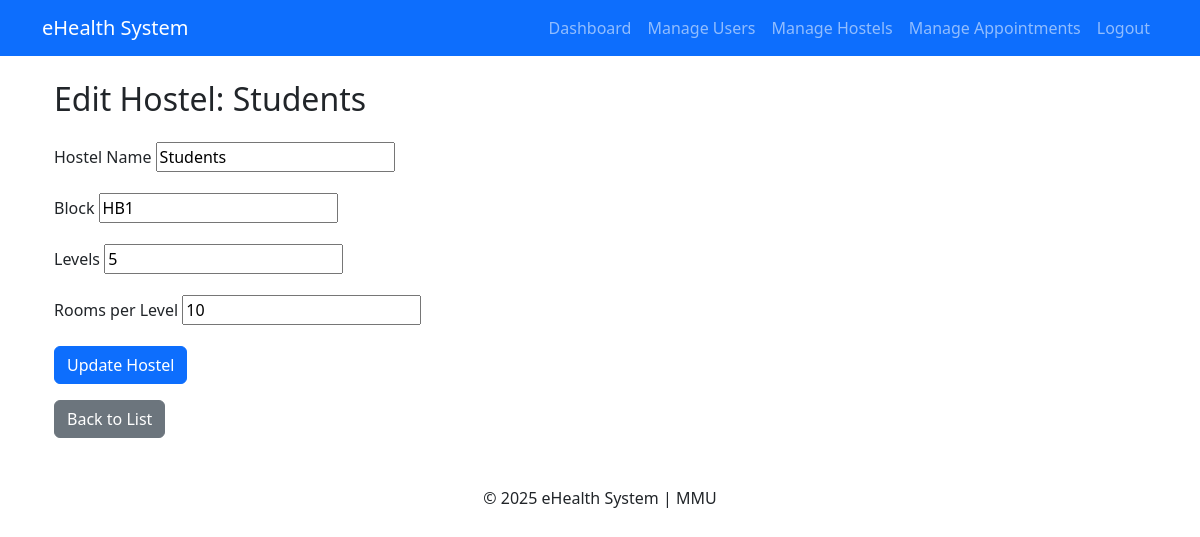
The app's page /hostels/1/edit/ (signed in) with its own data.
### hostels/models.py (models this page shows, shortened)
class Hostel(models.Model):
    name = models.CharField(max_length=100, unique=True)
    block = models.CharField(max_length=50)
    levels = models.PositiveIntegerField()
    rooms_per_level = models.PositiveIntegerField()

### hostels/views.py (the view)
# urls.py: path('<int:hostel_id>/edit/', views.edit_hostel, name='edit_hostel'),
@login_required
def edit_hostel(request, hostel_id):
    hostel = get_object_or_404(Hostel, id=hostel_id)
    if request.user.role not in ['superadmin', 'admin']:
        messages.error(request, "You are not authorized to edit this hostel.")
        return redirect('hostel_list')
    if request.method == 'POST':
        form = HostelForm(request.POST, instance=hostel)
        if form.is_valid():
            form.save()
            messages.success(request, f"Hostel '{hostel.name}' updated successfully!")
            return redirect('hostel_list')
    else:
        form = HostelForm(instance=hostel)
    return render(request, 'hostels/edit_hostel.html', {'form': form, 'hostel': hostel})

### hostels/forms.py
class HostelForm(forms.ModelForm):
    class Meta:
        model = Hostel
        fields = ['name', 'block', 'levels', 'rooms_per_level']

### hostels/templates/hostels/edit_hostel.html (shortened to what this page needs)
{% extends 'base.html' %}
{% block content %}
  <div class="container mt-4">
      <h2 class="mb-4">Edit Hostel: {{ hostel.name }}</h2>
      <form method="post" class="needs-validation" novalidate>
          <div class="mb-3">
              <label for="id_name" class="form-label">Hostel Name</label>
              {{ form.name }}
          </div>
          <div class="mb-3">
              <label for="id_block" class="form-label">Block</label>
              {{ form.block }}
          </div>
          <div class="mb-3">
              <label for="id_levels" class="form-label">Levels</label>
              {{ form.levels }}
          </div>
          <div class="mb-3">
              <label for="id_rooms_per_level" class="form-label">Rooms per Level</label>
              {{ form.rooms_per_level }}
          </div>
          <button type="submit" class="btn btn-primary">Update Hostel</button>
      </form>
      <a href="{% url 'hostel_list' %}" class="btn btn-secondary mt-3">Back to List</a>
  </div>
{% endblock %}

### records on screen
Hostel: name "Students", block "HB1", levels "5", rooms_per_level "10"
